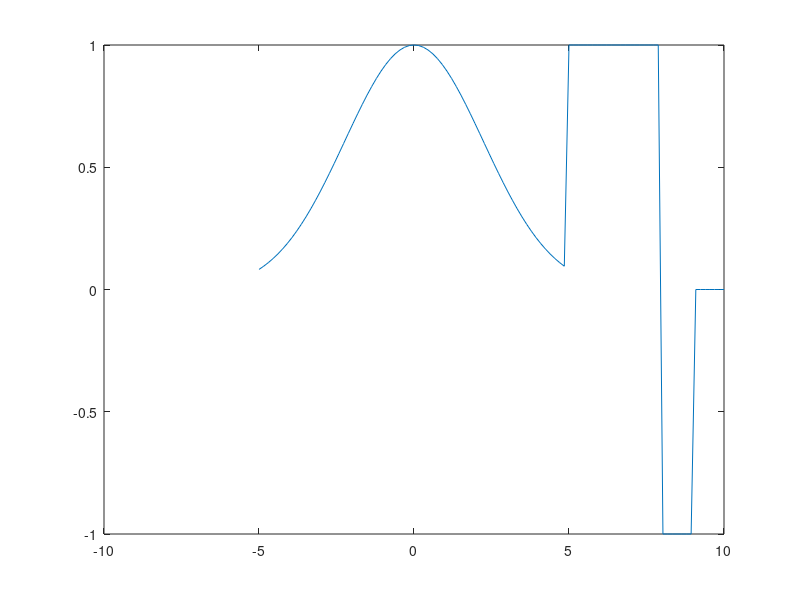
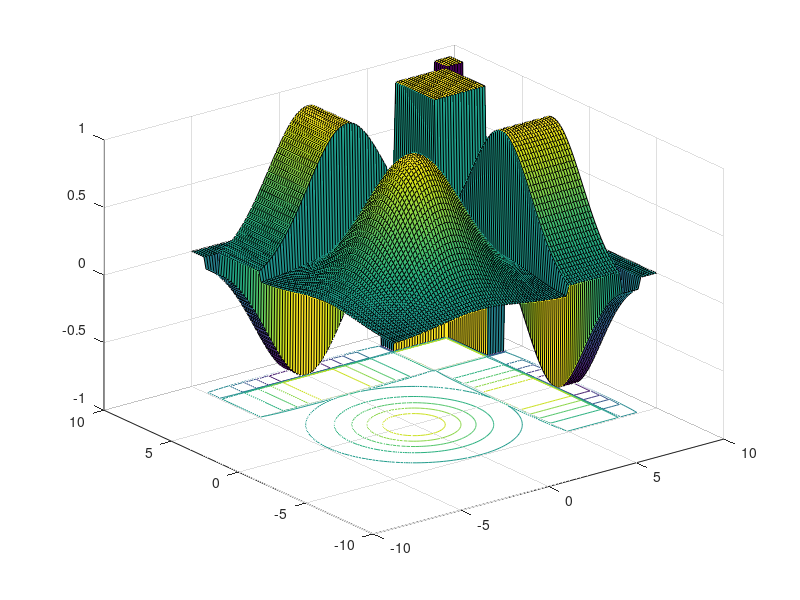
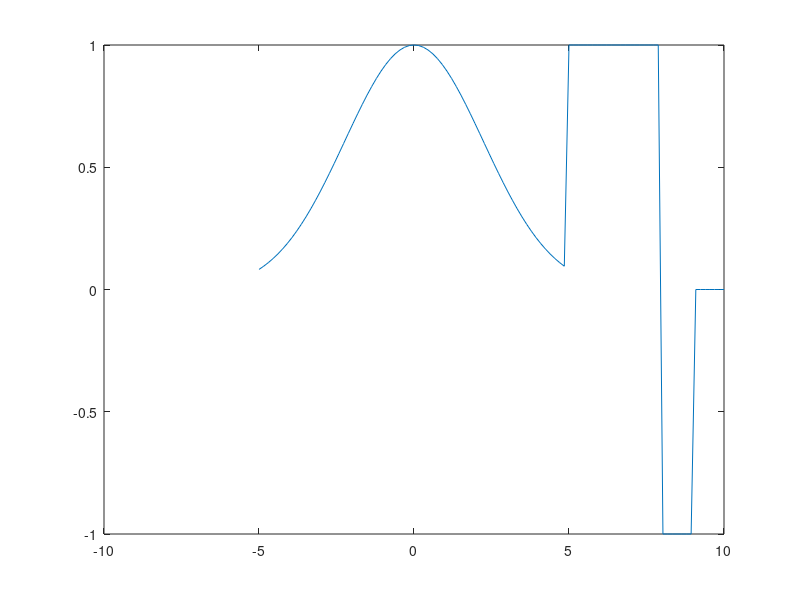
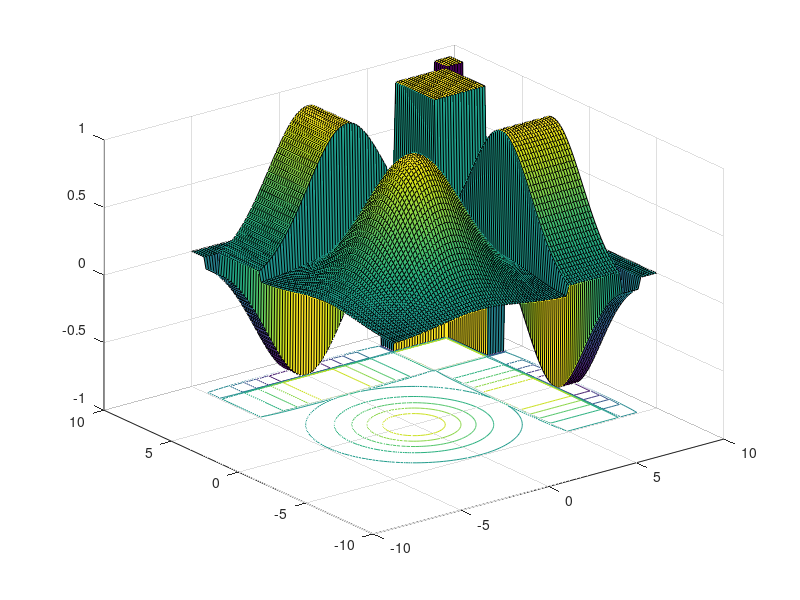

These charts were generated, in order, by the following MATLAB code:
clc;
clear;
close all;
clear
clear
N=200;f=zeros(N,1);
x=linspace(-5,10,N)';
clear
N=100;f=zeros(N,1);
x=linspace(-5,10,N)';
for i=1:N
% if x(i)<-5
%     f(i)=sin(x(i));
if x(i)<5
    f(i)=exp(-x(i)^2/10);
elseif x(i)<8
    f(i)=1;
elseif x(i)<9
    f(i)=-1;
else
    f(i)=0;
end
end
   
y1=f;figure
plot(x,y1);
 
y2=f*f';
[X,Z]=meshgrid(x,x);
X2=[X(:),Z(:)];
Y2=y2(:);
 
figure
surfc(x,x,y2)  
y1=f;figure
plot(x,y1);
 
y2=f*f';
[X,Z]=meshgrid(x,x);
X2=[X(:),Z(:)];
Y2=y2(:);
 
figure
surfc(x,x,y2)
file2 = fopen('inpiecewise.out','w+'); 
 for k=1:numel(X2)                                                                       
 fprintf(file2,' %4.4f \n',X2(k) );             
 end
 file3 = fopen('outpiecewise.out','w+'); 
 for k=1:numel(Y2)                                                                       
 fprintf(file3,' %4.4f \n',Y2(k) );             
 end
 
figure
surfc(x,x,y2)
shading flat
%axis([1 100 1 100 ])
grid off
title('2D Discountionus function','FontName','Helvetica', 'Fontsize', 13);
ylabel('X2', 'FontName','Helvetica', 'Fontsize', 13);
xlabel('X1', 'FontName','Helvetica', 'Fontsize', 13);
colormap('jet')
h = colorbar;
ylabel(h, 'y-Function values','FontName','Helvetica', 'Fontsize', 13);
set(gca, 'FontName','Helvetica', 'Fontsize', 13)
set(gcf,'color','white')
set(gca,'xticklabel',[])
set(gca,'yticklabel',[])

figure()
[X,Y] = meshgrid(1:100,1:100);


figure()

surf(X',Y',y2)

shading flat
axis([1 100 1 100 ])
grid off
title('Function plot','FontName','Helvetica', 'Fontsize', 13);
ylabel('X1', 'FontName','Helvetica', 'Fontsize', 13);
xlabel('X2', 'FontName','Helvetica', 'Fontsize', 13);
colormap('jet')
%caxis([1 10])
h = colorbar;
ylabel(h, 'y-Function values','FontName','Helvetica', 'Fontsize', 13);
%set(h, 'ylim', [1 10])
set(gca, 'FontName','Helvetica', 'Fontsize', 13)
set(gcf,'color','white')
set(gca,'xticklabel',[])
set(gca,'yticklabel',[])
